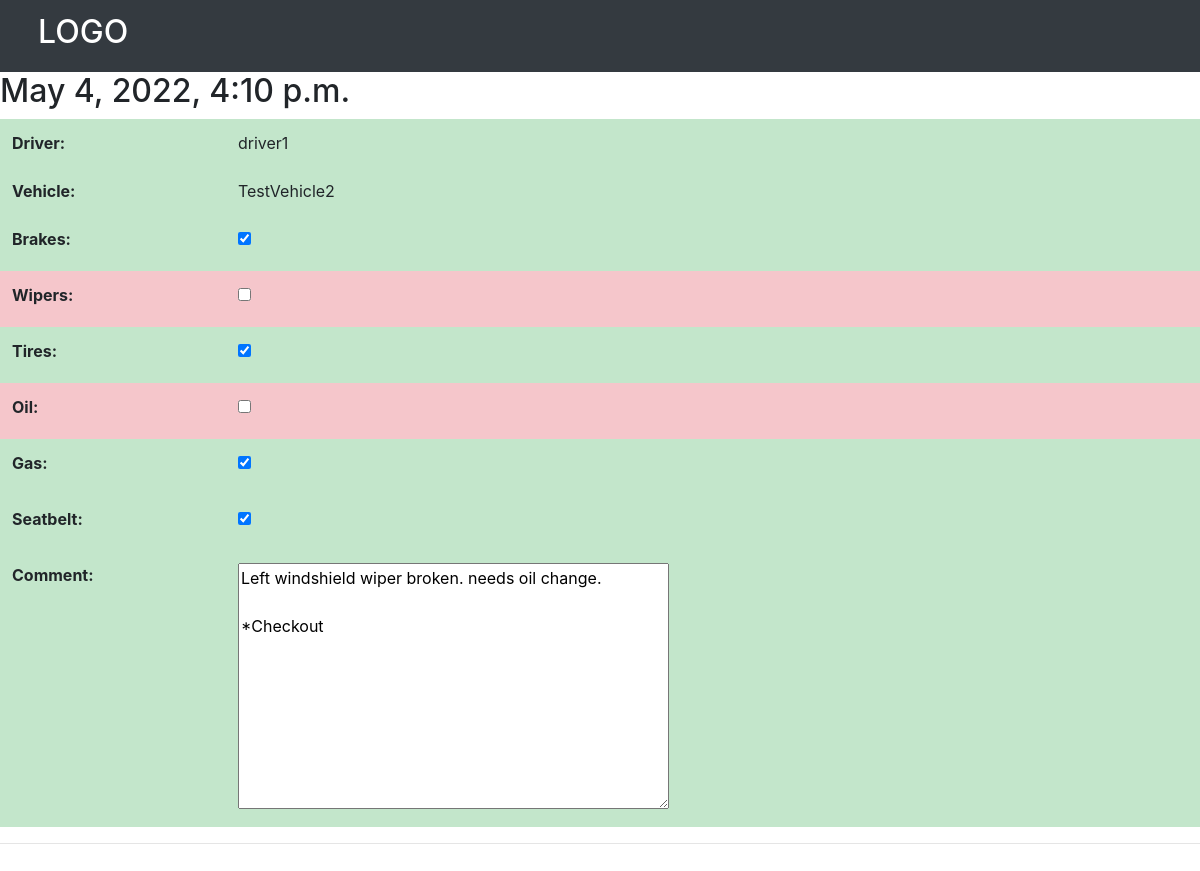
Screenshot of /view-checklist/5/ with the database file from the repository.
### base/models.py (models this page shows, shortened)
class VehicleChecklist(models.Model):
    vehicle =  models.ForeignKey(Vehicle, on_delete=models.CASCADE)
    driver = models.ForeignKey(User, on_delete=models.CASCADE)
    brakes = models.BooleanField(null=False, default=False)
    wipers = models.BooleanField(null=False, default=False)
    tires = models.BooleanField(null=False, default=False)
    oil = models.BooleanField(null=False, default=False)
    gas = models.BooleanField(null=False, default=False)
    seatbelt = models.BooleanField(null=False, default=False)
    comment = models.TextField(null=True, blank = True)
    updated = models.DateTimeField(auto_now=True)
    created = models.DateTimeField(auto_now_add=True)
    class  Meta:
        ordering = ['-created']

class User(AbstractUser):
    DRIVER = 'DR'
    SUPERVISOR = 'SP'
    role = models.CharField(
        max_length=2,
        choices=[
            (DRIVER, 'Driver'),
            (SUPERVISOR, 'Supervisor'),
         ],
        default=DRIVER,
    )
    vehicle =  models.ForeignKey(Vehicle, on_delete=models.CASCADE, null=True)

class Vehicle(models.Model):
    name = models.CharField(max_length = 30)
    updated = models.DateTimeField(auto_now=True)
    created = models.DateTimeField(auto_now_add=True)

### base/views.py (the view)
# urls.py: path('view-checklist/<str:pk>/', views.viewChecklist, name="view-checklist"),
def  viewChecklist(request,pk):
    checklist  = VehicleChecklist.objects.get(id=pk)
    form = ChecklistForm(instance = checklist)
    context = {'form':form, 'checklist':checklist}
    return render(request, 'base/checklist_view.html', context)

### base/forms.py
class ChecklistForm(ModelForm):
    brakes = forms.BooleanField(widget=forms.CheckboxInput, required=False)
    wipers = forms.BooleanField(widget=forms.CheckboxInput, required=False)
    tires = forms.BooleanField(widget=forms.CheckboxInput, required=False)
    oil = forms.BooleanField(widget=forms.CheckboxInput, required=False)
    gas = forms.BooleanField(widget=forms.CheckboxInput, required=False)
    seatbelt = forms.BooleanField(widget=forms.CheckboxInput, required=False)
    class Meta:
        model = VehicleChecklist
        fields = '__all__'
        exclude = ['driver', 'vehicle']

### base/templates/base/checklist_view.html (shortened to what this page needs)
{%extends 'main.html'%}
{% block content %}
<h2>{{checklist.created}}</h2>
<form method="POST">
    <table class="table table-responsive-sm  table-borderless">
        <tr class="table-success">
            <th>
                Driver:
            </th>
            <td>
                {{ checklist.driver.username }}
            </td>
        </tr>
        <tr class="table-success">
            <th>
                Vehicle:
            </th>
            <td>
                {{ checklist.vehicle.name }}
            </td>
        </tr>
        {% for field in form %}
            {% if field.value == 0  %}
            <tr class="table-danger">
            {% else %}
            <tr class="table-success">
            {% endif %}
                <th>{{field.label_tag}}</th>
                <td>
                {{ field }}
                </td>
            </tr>
        {% endfor %}
    </table>
    <hr/>
<br><br>
{% endblock content %}

### rows the page displays
VehicleChecklist: created "May 4, 2022, 4:10 p.m.", driver.username "driver1", vehicle.name "TestVehicle2", form "☑" "☑" "☑" "☑" "Left windshield wiper broken. needs oil change. *Checkout"

### other values shown
{{ field.label_tag }} "Brakes:" "Wipers:" "Tires:" "Oil:" "Gas:" "Seatbelt:" "Comment:"
